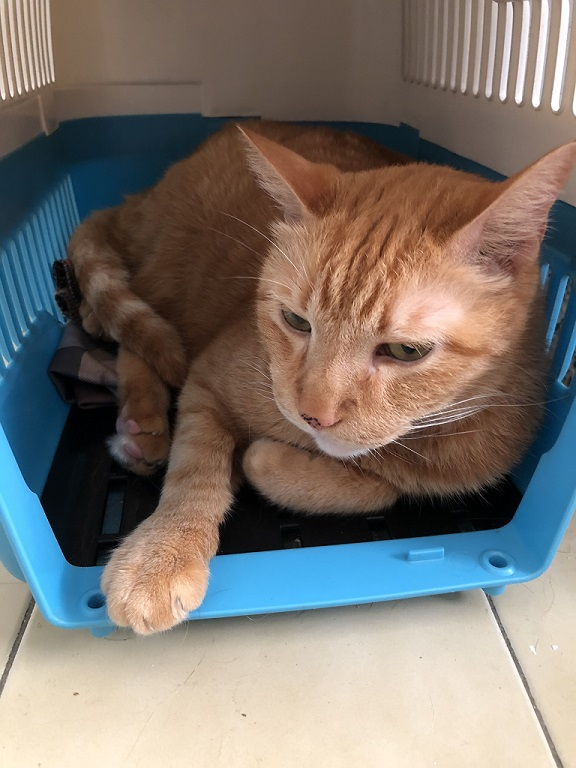
#> input picture hw1/HW1_B093040051/EdgeDetection/input/cat.jpg, 576 x 768 px
$ python EdgeDetection.py
#> lines starting #> are read from the running program, lines starting #| are printed output that depends on the picture; after the words box and inside, x2 and y2 are one past the last pixel; in counts of white or black regions, pixels touching at a corner belong together
#paste your code below
import cv2
import numpy as np
import matplotlib.pyplot as plt

def increase_contrast(img, alpha=1.5, beta=0):
    img_float32 = np.float32(img)
    contrast_img = np.clip(alpha * img_float32 + beta, 0, 255)
    contrast_img = np.uint8(contrast_img)
    return contrast_img

def get_cat_outline(img):
    gray = img[:,:,2]
    blur = cv2.GaussianBlur(gray, (7, 7), 20)
    contrast = increase_contrast(blur, 2)
    blur = cv2.GaussianBlur(contrast, (7, 7), 0)
    edges = cv2.Canny(blur, 50, 150)
    return edges

if __name__ == "__main__":
    ori_img = cv2.imread('input/cat.jpg')
#> ori_img is the input picture: shape (768, 576, 3); mean B, G, R 110.3, 116.7, 124.3
    cat_outline = get_cat_outline(ori_img)
#> in get_cat_outline, `gray = img[:,:,2]`:
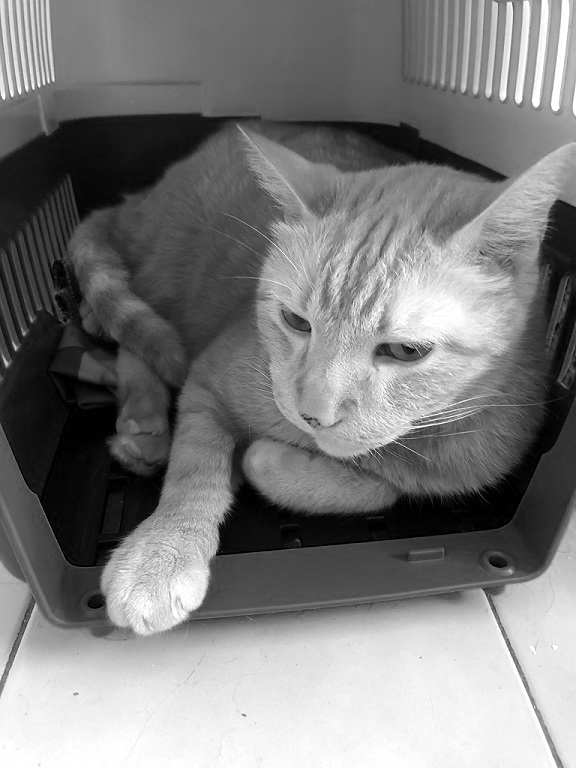
#> gray: shape (768, 576); min 0, max 255, mean 124.3
#> in increase_contrast, `contrast_img = np.clip(alpha * img_float32 + beta, 0, 255)`:
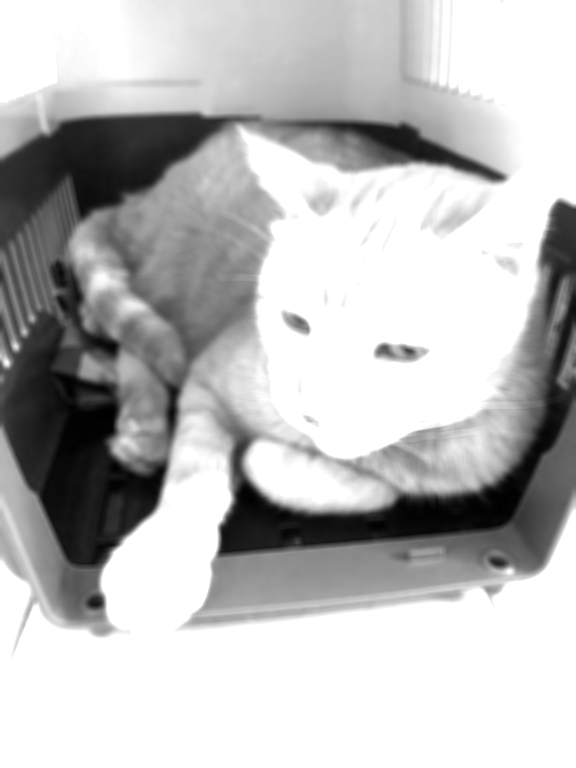
#> contrast_img: shape (768, 576) float32; min 0, max 255, mean 188.1
#> in get_cat_outline, `edges = cv2.Canny(blur, 50, 150)`:
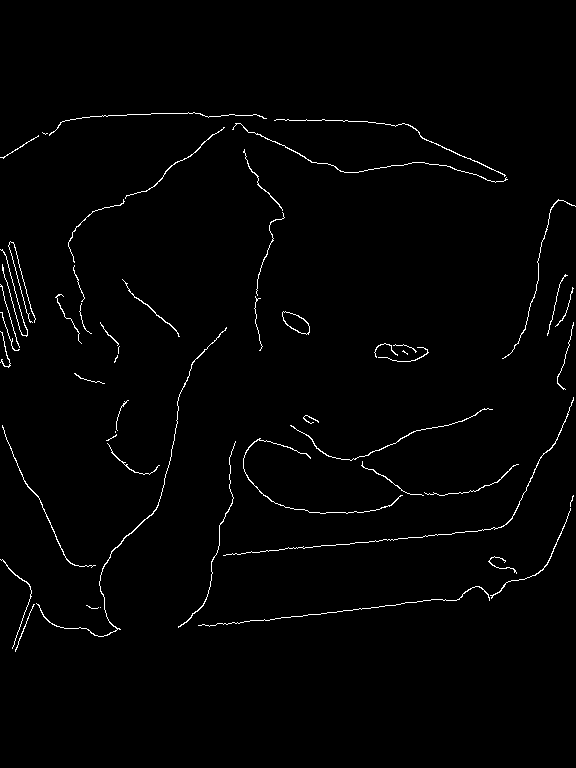
#> edges: shape (768, 576); 1.4% white in thin lines or dots, all inside (x1, y1, x2, y2) = (0, 112, 576, 652)
    cv2.imwrite('output/cat.jpg', cat_outline)

    plt.imshow(cat_outline, cmap="gray")
    plt.show()
